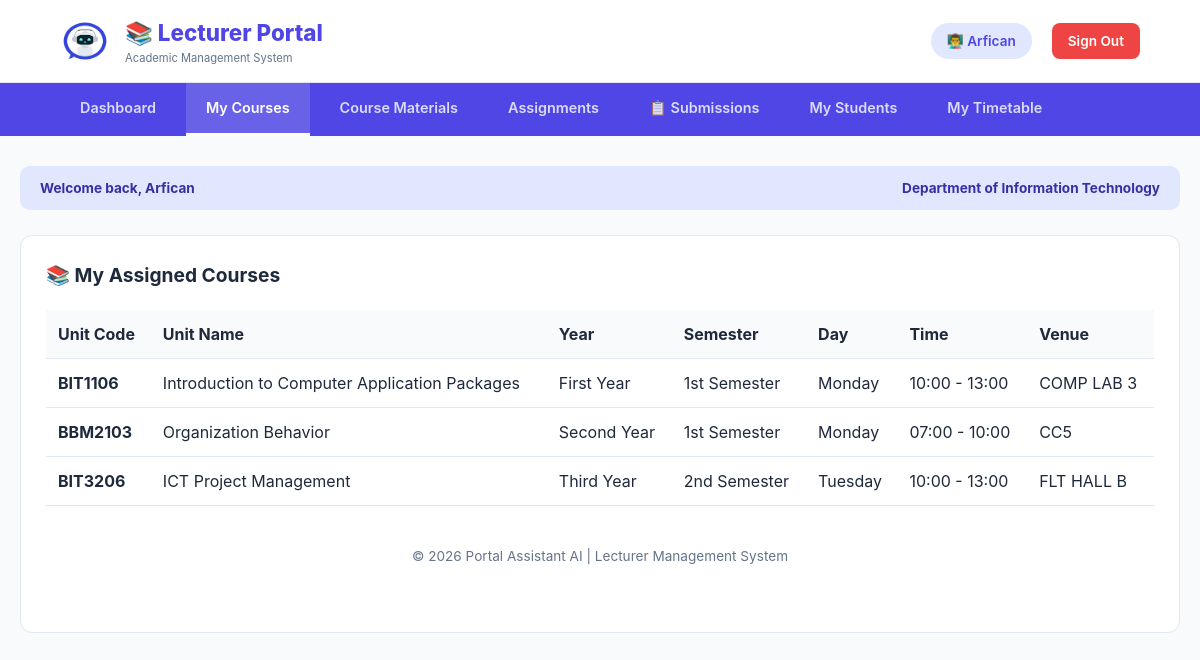
Screenshot of /Lecturer/lecturer_dashboard.php?section=my_courses (signed in) with the database file from the repository.
### tables this page shows
CREATE TABLE `timetable` (
  `id` int(11) NOT NULL,
  `unit_code` varchar(20) DEFAULT NULL,
  `course_title` varchar(100) DEFAULT NULL,
  `department` varchar(50) DEFAULT NULL,
  `time_from` varchar(10) DEFAULT NULL,
  `time_to` varchar(10) DEFAULT NULL,
  `day_of_week` enum('Monday','Tuesday','Wednesday','Thursday','Friday','Saturday','Sunday') DEFAULT NULL,
  `venue` varchar(50) DEFAULT NULL,
  `unit_group` varchar(20) DEFAULT NULL,
  `lecturer` varchar(50) DEFAULT NULL,
  `exam_date` date DEFAULT NULL,
  `semester` enum('1','2','3') NOT NULL,
  `year_level` enum('First Year','Second Year','Third Year','Fourth Year') NOT NULL,
  `academic_year` year(4) NOT NULL,
  `created_at` timestamp NOT NULL DEFAULT current_timestamp()
);

CREATE TABLE `academic_workload` (
  `id` int(11) NOT NULL,
  `unit_code` varchar(20) DEFAULT NULL,
  `unit_name` varchar(100) DEFAULT NULL,
  `department` varchar(50) DEFAULT NULL,
  `year_level` enum('First Year','Second Year','Third Year','Fourth Year') DEFAULT NULL,
  `semester_level` enum('1st Semester','2nd Semester') DEFAULT NULL,
  `offering_time` varchar(100) DEFAULT NULL
);

### Lecturer/lecturer_dashboard.php (the view, shortened to what this page needs)
<?php
$lecturer_name = $_SESSION['user_name'];
$lecturer_dept = $_SESSION['department'];
$conn = mysqli_connect("localhost", "root", "", "Portal-Asisstant-AI");
$section = $_GET['section'] ?? 'dashboard';
?>
<!DOCTYPE html>
<html lang="en">
<head>
</head>
<body>
<header>
    <div class="branding">
        <img src="../Images/logo.jpg" class="logoimg" alt="Logo" onerror="this.style.display='none'">
        <div>
            <h1>📚 Lecturer Portal</h1>
            <small>Academic Management System</small>
        </div>
    </div>
    <div class="user-info">
        <span class="user-badge">👨‍🏫 <?php echo htmlspecialchars($lecturer_name); ?></span>
        <a href="../logout.php" class="logout-btn">Sign Out</a>
    </div>
</header>
<nav>
    <div class="nav-top">
        <a href="?section=dashboard" class="<?php echo $section === 'dashboard' ? 'active' : ''; ?>">Dashboard</a>
        <a href="?section=my_courses" class="<?php echo $section === 'my_courses' ? 'active' : ''; ?>">My Courses</a>
        <a href="?section=materials" class="<?php echo $section === 'materials' ? 'active' : ''; ?>">Course Materials</a>
        <a href="?section=assignments" class="<?php echo $section === 'assignments' ? 'active' : ''; ?>">Assignments</a>
        <a href="?section=submissions" class="<?php echo $section === 'submissions' ? 'active' : ''; ?>">📋 Submissions</a>
        <a href="?section=students" class="<?php echo $section === 'students' ? 'active' : ''; ?>">My Students</a>
        <a href="?section=timetable" class="<?php echo $section === 'timetable' ? 'active' : ''; ?>">My Timetable</a>
    </div>
</nav>
<div class="container">
    <div class="lecturer-strip">
        <span>Welcome back, <strong><?php echo htmlspecialchars($lecturer_name); ?></strong></span>
        <span>Department of <strong><?php echo htmlspecialchars($lecturer_dept); ?></strong></span>
    </div>
    <?php
    switch($section) {
        case 'dashboard': ?>
        <?php break;
        case 'my_courses':
            $courses_query = "SELECT t.*, aw.unit_name, aw.year_level, aw.semester_level, aw.offering_time
                             FROM timetable t
                             JOIN academic_workload aw ON t.unit_code = aw.unit_code
                             WHERE t.lecturer = '$lecturer_name'
                             ORDER BY aw.year_level, aw.semester_level";
            $courses_result = mysqli_query($conn, $courses_query);
            $total_assigned = mysqli_num_rows($courses_result);
            ?>
            <div class="section-box">
                <h2>📚 My Assigned Courses</h2>
                <?php if ($total_assigned == 0): ?>
                    <div class="no-data">No courses assigned yet. Contact administrator.</div>
                <?php else: ?>
                    <table class="data-table">
                        <thead>
                            <tr><th>Unit Code</th><th>Unit Name</th><th>Year</th><th>Semester</th><th>Day</th><th>Time</th><th>Venue</th></tr>
                        </thead>
                        <tbody>
                            <?php while($course = mysqli_fetch_assoc($courses_result)): ?>
                            <tr>
                                <td><strong><?php echo $course['unit_code']; ?></strong></td>
                                <td><?php echo htmlspecialchars($course['unit_name']); ?></div>
                                <td><?php echo $course['year_level']; ?></div>
                                <td><?php echo $course['semester_level']; ?></div>
                                <td><?php echo $course['day_of_week'] ?? 'TBA'; ?></div>
                                <td><?php echo ($course['time_from'] ? $course['time_from'] . ' - ' . $course['time_to'] : 'TBA'); ?></div>
                                <td><?php echo $course['venue'] ?? 'TBA'; ?></div>
                            </tr>
                            <?php endwhile; ?>
                    <table>
                <?php endif; ?>
        <?php break;
            ?>
        <?php break;
    }
    ?>
<footer>
    &copy; 2026 Portal Assistant AI | Lecturer Management System
</footer>
</body>
</html>

### Lecturer/lecturer_dashboard.php (style rules this page uses)
:root { --primary: #4f46e5; --primary-dark: #3730a3; --bg: #f8fafc; --white: #ffffff; --text-main: #1e293b; --text-light: #64748b; --border: #e2e8f0; --accent: #e0e7ff; --success: #10b981; --warning: #f59e0b; --danger: #ef4444; --info: #3b82f6; --research: #8b5cf6; }
* { margin: 0; padding: 0; box-sizing: border-box; }
body { font-family: 'Inter', system-ui, sans-serif; background: var(--bg); color: var(--text-main); line-height: 1.5; }
header { background: var(--white); border-bottom: 1px solid var(--border); padding: 1rem 5%; display: flex; align-items: center; justify-content: space-between; flex-wrap: wrap; gap: 15px; }
.branding { display: flex; align-items: center; gap: 15px; }
.logoimg { height: 50px; border-radius: 8px; }
.branding h1 { font-size: 1.4rem; color: var(--primary); font-weight: 800; margin: 0; }
.branding small { display: block; font-size: 0.7rem; color: var(--text-light); font-weight: normal; }
.user-info { display: flex; align-items: center; gap: 20px; }
.user-badge { background: var(--accent); padding: 8px 16px; border-radius: 20px; font-size: 0.85rem; font-weight: 600; color: var(--primary); }
.logout-btn { background: var(--danger); color: white; padding: 8px 16px; border-radius: 8px; text-decoration: none; font-size: 0.85rem; font-weight: 600; transition: 0.3s; }
nav { background: var(--primary); padding: 0 5%; }
.nav-top { display: flex; gap: 10px; flex-wrap: wrap; }
nav a { color: rgba(255,255,255,0.8); text-decoration: none; padding: 14px 20px; font-size: 0.9rem; font-weight: 600; transition: 0.3s; border-bottom: 3px solid transparent; }
nav a.active { color: white; background: rgba(255,255,255,0.15); border-bottom: 3px solid white; }
.container { max-width: 1400px; margin: 30px auto; padding: 0 20px; }
.lecturer-strip { background: var(--accent); padding: 12px 20px; border-radius: 10px; margin-bottom: 25px; display: flex; justify-content: space-between; align-items: center; color: var(--primary-dark); font-weight: 700; font-size: 0.85rem; flex-wrap: wrap; gap: 10px; }
.section-box { background: var(--white); border-radius: 12px; border: 1px solid var(--border); padding: 25px; margin-bottom: 30px; overflow-x: auto; }
.section-box h2 { font-size: 1.2rem; margin-bottom: 20px; color: var(--text-main); display: flex; align-items: center; gap: 10px; }
.data-table { width: 100%; border-collapse: collapse; margin-top: 15px; }
.data-table th, .data-table td { padding: 12px; text-align: left; border-bottom: 1px solid var(--border); }
.data-table th { background: var(--bg); font-weight: 700; color: var(--text-main); }
footer { text-align: center; padding: 40px; color: var(--text-light); font-size: 0.85rem; }

### rows the page displays
timetable: unit_code "BIT1106", academic_workload.unit_name "Introduction to Computer Application Packages", academic_workload.year_level "First Year", academic_workload.semester_level "1st Semester", day_of_week "Monday", time_from "10:00", time_to "13:00", venue "COMP LAB 3"
timetable: unit_code "BBM2103", academic_workload.unit_name "Organization Behavior", academic_workload.year_level "Second Year", academic_workload.semester_level "1st Semester", day_of_week "Monday", time_from "07:00", time_to "10:00", venue "CC5"
timetable: unit_code "BIT3206", academic_workload.unit_name "ICT Project Management", academic_workload.year_level "Third Year", academic_workload.semester_level "2nd Semester", day_of_week "Tuesday", time_from "10:00", time_to "13:00", venue "FLT HALL B"

### other values shown
$lecturer_name "Arfican"
$lecturer_dept "Information Technology"
